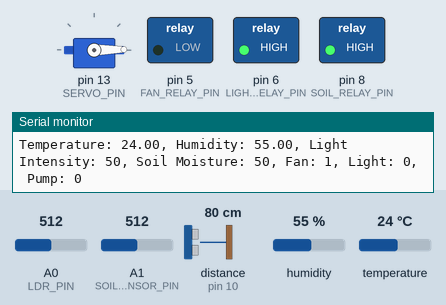
The sketch below on a simulated Arduino Uno, built with avr-gcc and run on an emulated ATmega328P. Parts: servo, switched loads named in the sketch (green lamp = pin HIGH), the last lines printed to the serial monitor. Wiring (inferred from the names in the program): ultrasonic range finder: trigger pin 9; echo pin 10. Inputs (shaded band) come from the test bench; at power-on: temperature 24 °C, A0 (LDR_PIN) = 512, A1 (SOIL_SENSOR_PIN) = 512, distance to the obstacle (sensor on pin 10) 80 cm, humidity 55 %. The echo pulse lasts 58.3 µs per cm; pins used as bus, display or sensor lines are not drawn.

Above: at 1.8 s.
1.9 s: temperature set to 28.2 °C
3.4 s: temperature set to 29.5 °C
At 4.7 s:
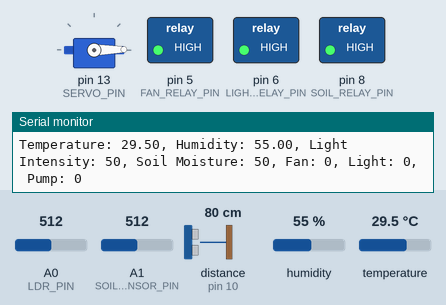
5.5 s: A0 (LDR_PIN) set to 535
At 7.3 s:
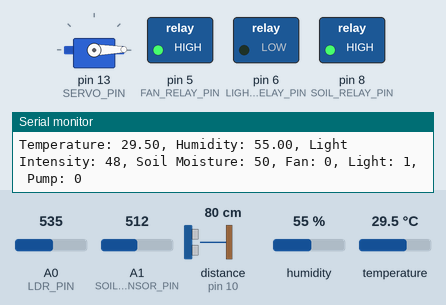
7.6 s: A1 (SOIL_SENSOR_PIN) set to 534
At 9.1 s:
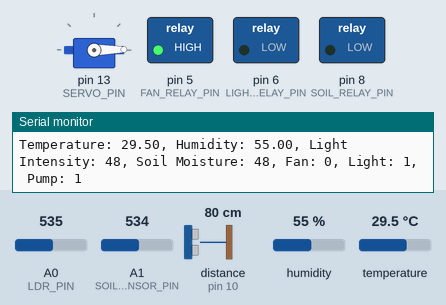
9.6 s: distance to the obstacle (sensor on pin 10) set to 2 cm
At 10.9 s:
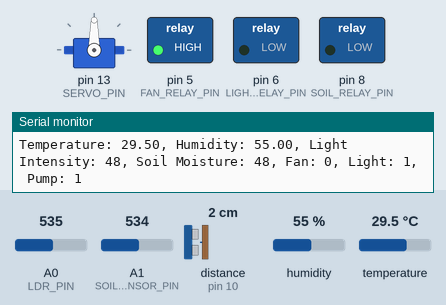
11.6 s: A1 (SOIL_SENSOR_PIN) set to 306
At 13.4 s:
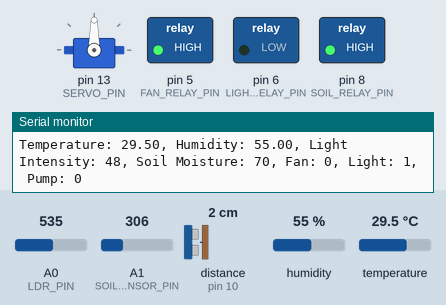
Timing chart, 0 to 14.7 s (numbered marks = the images above; inputs shaded):
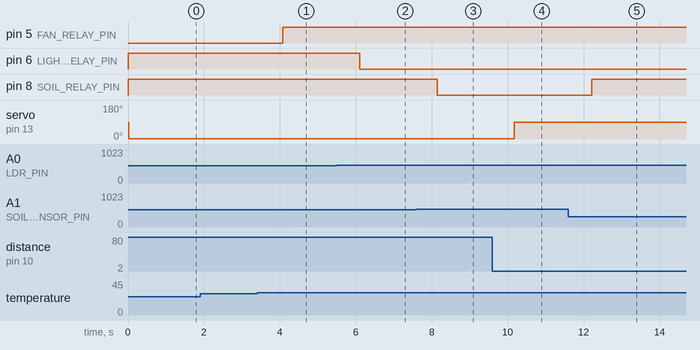

The sketch:

finallarduino2.ino
```cpp
#include "DHT.h" // Include the DHT library
#include <Servo.h>
// DHT sensor setup
#define DHTPIN 2          // GPIO pin connected to the DHT22 data pin
#define DHTTYPE DHT22     // Specify the sensor type (DHT22)
DHT dht(DHTPIN, DHTTYPE);

// Ultrasonic sensor and servo motor setup
#define TRIG_PIN 9             // GPIO pin connected to the trigger pin of the ultrasonic sensor
#define ECHO_PIN 10            // GPIO pin connected to the echo pin of the ultrasonic sensor
Servo myServo;                // Create servo object
#define SERVO_PIN 13           // GPIO pin connected to the servo motor

// LDR and light relay setup
#define LDR_PIN A0             // Analog pin connected to LDR
#define LIGHT_RELAY_PIN 6      // Digital pin connected to relay module for light
int low_lightThreshold = 50; // Threshold for low light detection (adjust as needed)

// Fan relay setup
#define FAN_RELAY_PIN 5        // Digital pin connected to relay module for fan

// Soil moisture sensor setup
#define SOIL_SENSOR_PIN A1     // Analog pin connected to soil moisture sensor
#define SOIL_RELAY_PIN 8       // Digital pin connected to relay module for soil moisture control
int soilMoistureThreshold = 50; // Threshold for soil moisture (adjust as needed)

// Status variables
int fanStatus = 0;
int lightStatus = 0;
int pumpStatus = 0;

void setup() {
  // Initialize serial communication
  Serial.begin(115200);

  // Initialize DHT sensor
  dht.begin();
  // Set relay pins as output
  pinMode(LIGHT_RELAY_PIN, OUTPUT);
  pinMode(FAN_RELAY_PIN, OUTPUT);
  pinMode(SOIL_RELAY_PIN, OUTPUT);

  // Turn relays OFF initially (assuming active HIGH relays)
  digitalWrite(LIGHT_RELAY_PIN, LOW);
  digitalWrite(FAN_RELAY_PIN, HIGH);
  digitalWrite(SOIL_RELAY_PIN, HIGH);

    // Set ultrasonic sensor pins
  pinMode(TRIG_PIN, OUTPUT);
  pinMode(ECHO_PIN, INPUT);

  // Initialize servo motor
  myServo.attach(SERVO_PIN);
  myServo.write(90); // Move servo to initial position
}


void loop() {
  // Read temperature and humidity from DHT sensor
  float temperature = dht.readTemperature();
  float humidity = dht.readHumidity();


  // Check if any reading failed
  if (isnan(temperature) || isnan(humidity)) {
    Serial.println("Failed to read from DHT sensor!");
    return;
  }
  // Read light intensity
  int lightIntensity = analogRead(LDR_PIN);
  lightIntensity = map(lightIntensity, 1024, 10, 0, 100);
  // Control fan based on temperature
  if (temperature < 29) {
    Serial.println("Temperature above 24°C: Turning fan ON");
    digitalWrite(FAN_RELAY_PIN, LOW); // Turn fan ON
    fanStatus = 1;
  } else {
    Serial.println("Temperature below 24°C: Turning fan OFF");
    digitalWrite(FAN_RELAY_PIN, HIGH); // Turn fan OFF
    fanStatus = 0;
  }

  // Control light relay based on light intensity
  if (lightIntensity < low_lightThreshold) {
    Serial.println("Low light detected: Turning light ON");
    digitalWrite(LIGHT_RELAY_PIN, LOW); // Turn light ON
    lightStatus = 1;
  } else {
    Serial.println("Sufficient light: Turning light OFF");
    digitalWrite(LIGHT_RELAY_PIN, HIGH); // Turn light OFF
    lightStatus = 0;
  }
  if (temperature < 16){
    digitalWrite(LIGHT_RELAY_PIN, LOW); // Turn light ON
    lightStatus = 1;
  }

  int soilMoisture = analogRead(SOIL_SENSOR_PIN);
  soilMoisture = map(soilMoisture, 1024, 10, 0, 100);

  // Control soil moisture relay based on soil moisture level
  if (soilMoisture < soilMoistureThreshold) {
    Serial.println("Soil moisture low: Turning water pump ON");
    digitalWrite(SOIL_RELAY_PIN, LOW); // Turn water pump ON (assuming active LOW relay)
    pumpStatus = 1;
  } else {
    Serial.println("Soil moisture sufficient: Turning water pump OFF");
    digitalWrite(SOIL_RELAY_PIN, HIGH); // Turn water pump OFF
    pumpStatus = 0;
  }

   // Ultrasonic sensor distance measurement
  long duration;
  int distance;

  // Send a 10-microsecond pulse to the trigger pin
  digitalWrite(TRIG_PIN, LOW);
  delayMicroseconds(2);
  digitalWrite(TRIG_PIN, HIGH);
  delayMicroseconds(10);
  digitalWrite(TRIG_PIN, LOW);

  // Read the echo pin and calculate the distance
  duration = pulseIn(ECHO_PIN, HIGH);
  distance = duration * 0.034 / 2;

  // Control servo motor based on distance
  if (distance > 0 && distance < 30) {
    // Serial.println("Object detected within 30 cm: Opening servo to 90째");
    myServo.write(90); // Move servo to 90째
  } else {
    // Serial.println("Object not detected: Closing servo to 0째");
    myServo.write(1); // Move servo to 0째
  }

  // Print all sensor data in one line for easier parsing
  Serial.print("Temperature: ");
  Serial.print(temperature, 2); // Two decimal points
  Serial.print(", Humidity: ");
  Serial.print(humidity, 2);    // Two decimal points
  Serial.print(", Light Intensity: ");
  Serial.print(lightIntensity);
  Serial.print(", Soil Moisture: ");
  Serial.print(soilMoisture);
  Serial.print(", Fan: ");
  Serial.print(fanStatus);
  Serial.print(", Light: ");
  Serial.print(lightStatus);
  Serial.print(", Pump: ");
  Serial.println(pumpStatus);

  delay(1000); // Wait before the next loop iteration
}
```

Measured:
- the behaviour switches between 28.9 and 29 °C on temperature (found by bisection; images 0 and 1)
- the behaviour switches between 517 and 518 on A0 (LDR_PIN) (found by bisection; images 1 and 2)
- the behaviour switches between 517 and 518 on A1 (SOIL_SENSOR_PIN) (found by bisection; images 2 and 3)
- after the input at 3.4 s, pin 5 (FAN_RELAY_PIN): LOW → HIGH after 0.67 s
- after the input at 5.5 s, pin 6 (LIGHT_RELAY_PIN): HIGH → LOW after 0.61 s
- after the input at 7.6 s, pin 8 (SOIL_RELAY_PIN): HIGH → LOW after 0.55 s
- after the input at 9.6 s, servo on pin 13 (SERVO_PIN): 1° → 90° after 0.58 s
- after the input at 11.6 s, pin 8 (SOIL_RELAY_PIN): LOW → HIGH after 0.61 s
